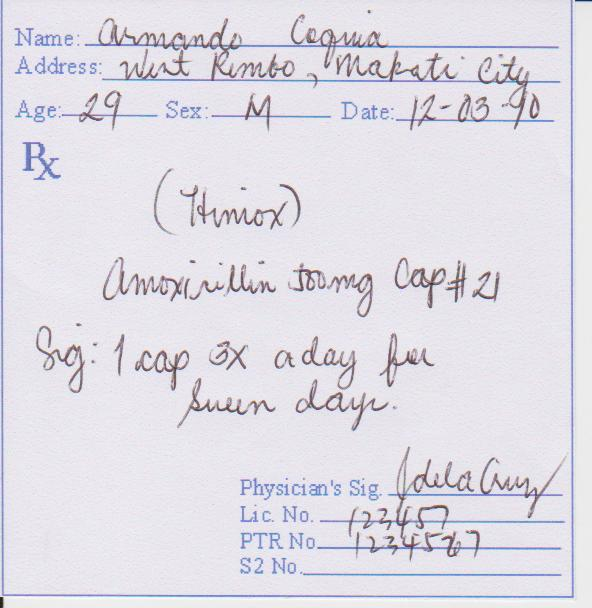
#> input picture Prescription Text Localization and Classification/Prescription_Samples/C/sample1.jpg, 592 x 608 px, found by its file name; its folder holds only this picture in this run
$ python lineremov.py
#> lines starting #> are read from the running program, lines starting #| are printed output that depends on the picture; after the words box and inside, x2 and y2 are one past the last pixel; in counts of white or black regions, pixels touching at a corner belong together
import cv2
import numpy as np
from os import listdir
from os.path import isfile, join
onlyfiles = [f for f in listdir('/home/pooja/Handwritten-and-Printed-Text-Classification-in-Doctors-Prescription/Prescription Text Localization and Classification/Prescription_Samples/C') if isfile(join('/home/pooja/Handwritten-and-Printed-Text-Classification-in-Doctors-Prescription/Prescription Text Localization and Classification/Prescription_Samples/C', f))]
des = '/home/pooja/Handwritten-and-Printed-Text-Classification-in-Doctors-Prescription/Prescription Text Localization and Classification/Prescription_Samples/D/'
des2 = '/home/pooja/Handwritten-and-Printed-Text-Classification-in-Doctors-Prescription/Prescription Text Localization and Classification/Prescription_Samples/E/'
tracker=0
for s in onlyfiles:
	try:
		#s = 'sample6.jpg'
		img = cv2.imread('/home/pooja/Handwritten-and-Printed-Text-Classification-in-Doctors-Prescription/Prescription Text Localization and Classification/Prescription_Samples/C/'+s)
#> img is the input picture: shape (608, 592, 3); mean B, G, R 229.7, 221.3, 223.9
		fram = img.copy()
		#if not img.shape():
		#	continue
		gray=cv2.cvtColor(img,cv2.COLOR_BGR2GRAY)
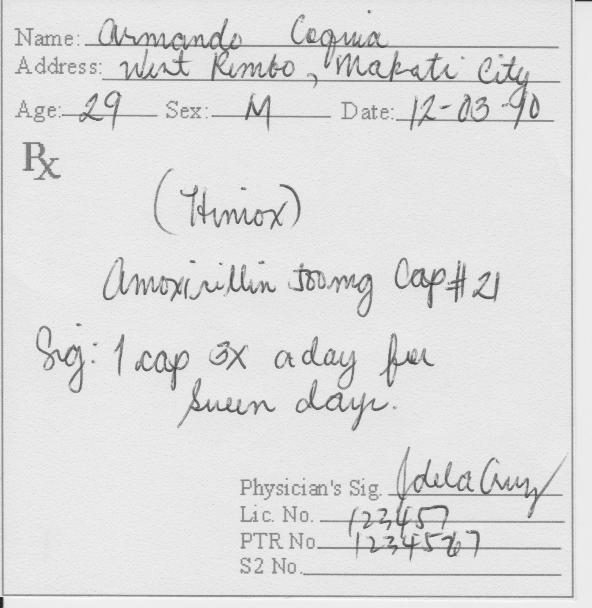
#> gray: shape (608, 592); min 30, max 254, mean 223.2
		cv2.imwrite("gray.jpg",gray)
		linek = np.zeros((11,11),dtype=np.uint8)
		linek[5,...]=1
		cv2.imwrite("link.jpg",linek)
		x=cv2.morphologyEx(gray, cv2.MORPH_OPEN, linek ,iterations=1)
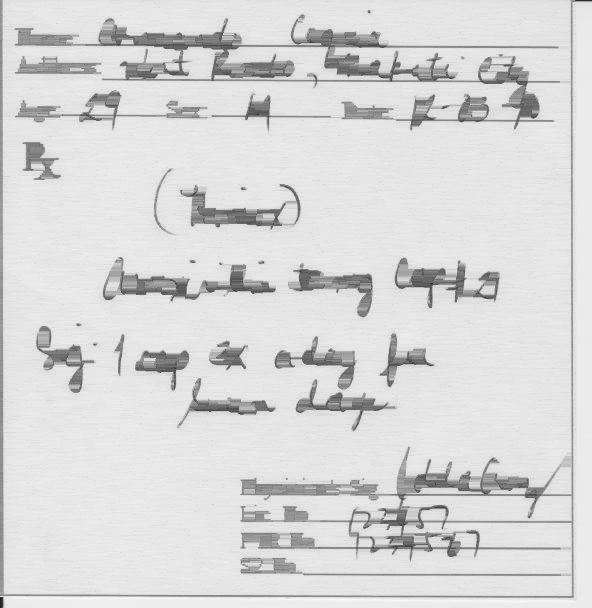
#> x: shape (608, 592); min 30, max 250, mean 216.6
		cv2.imwrite("x.jpg",x)
		gray-=x
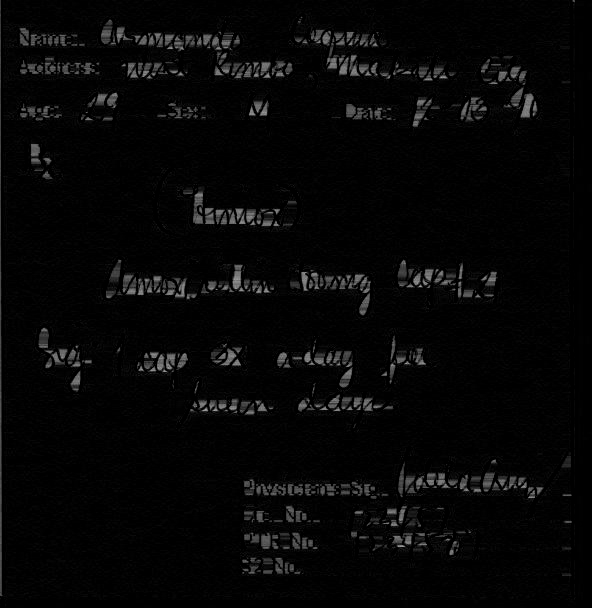
#> gray: shape (608, 592); min 0, max 163, mean 6.5
		cv2.imwrite("final.jpg",gray)
		#ret,gray = cv2.threshold(gray,10,255,cv2.THRESH_BINARY_INV)
			#gray = cv2.adaptiveThreshold(gray,255,cv2.ADAPTIVE_THRESH_GAUSSIAN_C,\
			#            cv2.THRESH_BINARY,11,2)
		kernel = np.ones((5,5), np.uint8)
		ret2,gray = cv2.threshold(gray,10,255,cv2.THRESH_BINARY+cv2.THRESH_OTSU)
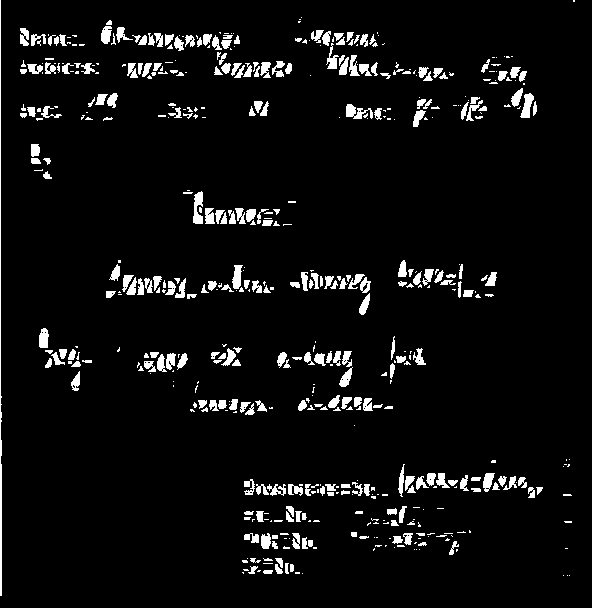
#> gray: shape (608, 592); 5.5% white; 538 white regions (274 under 20 px), largest, box (x1, y1, x2, y2) and area: (0, 0, 2, 596) 755, (193, 191, 203, 224) 227, (346, 104, 373, 119) 215
#> ret2 = 40
		gray = cv2.dilate(gray, kernel, iterations=1)
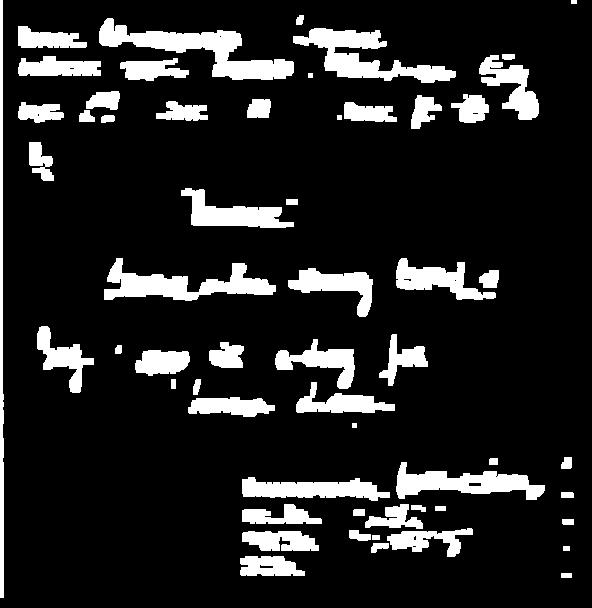
#> gray: shape (608, 592); 13.6% white; 58 white regions
		contours2, hierarchy = cv2.findContours(gray,cv2.RETR_CCOMP,cv2.CHAIN_APPROX_SIMPLE)
#> contours2 = 69 contours, 13 with area under 20; largest, box (x1, y1, x2, y2) and area: (99, 18, 294, 80) 3846, (293, 28, 456, 83) 3150, (104, 258, 276, 301) 3000, (396, 462, 545, 500) 2539, (242, 477, 390, 501) 2037
		x=0
		while x<len(contours2):
					(start_x,start_y,width,height)= cv2.boundingRect(contours2[x])
					cv2.rectangle(img, (start_x,start_y),(width+start_x,height+start_y),(255,0 , 0), 2)
					maskROI = fram[start_y:start_y+height, start_x:start_x+width]
					cv2.imwrite(des2+str(tracker)+".png",maskROI)
					tracker=tracker+1
					x=x+1
#> this loop made 69 passes
#> (start_x, start_y, width, height) on passes 1 to 12: (561, 573, 11, 5), (240, 556, 65, 20), (259, 564, 15, 5), (563, 546, 7, 5), (371, 543, 18, 10), (372, 535, 8, 5), (242, 531, 77, 20), (349, 530, 22, 11), (387, 528, 86, 29), (412, 545, 5, 3), (413, 535, 4, 6), (562, 519, 12, 6)
#> pass 2, `maskROI = fram[start_y:start_y+height, start_x:start_x+width]`:
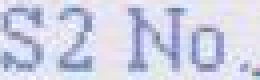
#> maskROI: shape (20, 65, 3) (shown 4 times larger); mean B, G, R 229, 209.3, 206.6
#> after the loop:
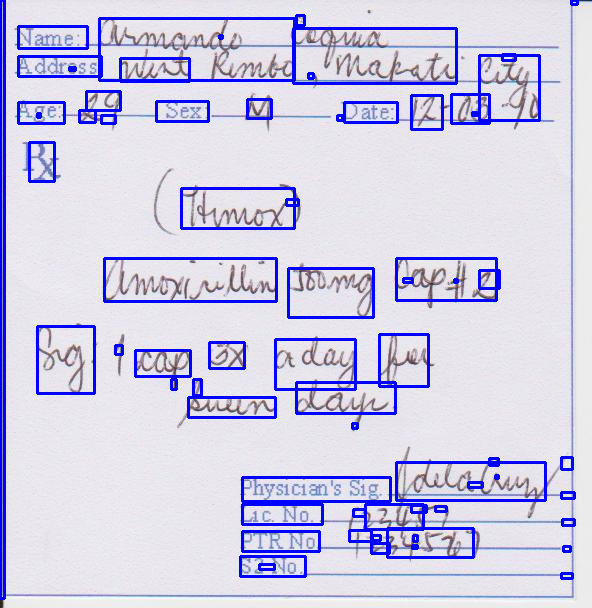
#> img: shape (608, 592, 3); 7.55% of pixels changed, all inside (x1, y1, x2, y2) = (0, 0, 579, 600)
#> after the loop, tracker = 69; x = 69
		ret,gray = cv2.threshold(gray,10,255,cv2.THRESH_BINARY_INV)
#> gray: shape (608, 592); 86.4% white; 58 black regions, largest, box (x1, y1, x2, y2) and area: (99, 18, 294, 80) 4120, (293, 28, 456, 83) 3436, (104, 258, 276, 301) 3253
		#cv2.imshow('gray',gray)
		cv2.imwrite(des+'res'+s,img)
		#cv2.waitKey(0)
	except:
		print(s)

$ run again, on Prescription Text Localization and Classification/Prescription_Samples/C/sample3.png
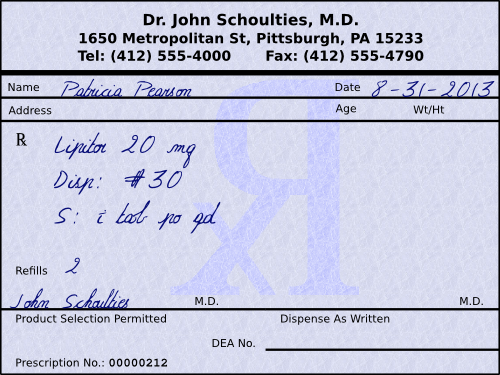
#> input picture Prescription Text Localization and Classification/Prescription_Samples/C/sample3.png, 500 x 375 px, found by its file name
#> img is the input picture: shape (375, 500, 3); mean B, G, R 219.8, 198.2, 195.5
#> `ret2,gray = cv2.threshold(gray,10,255,cv2.THRESH_BINARY+cv2.THRESH_OTSU)`:
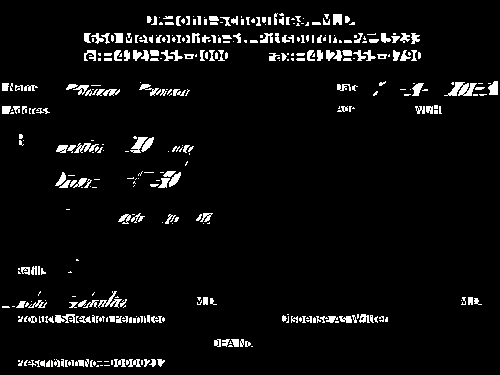
#> gray: shape (375, 500); 5.1% white; 393 white regions (212 under 20 px), largest, box (x1, y1, x2, y2) and area: (444, 82, 477, 96) 252, (98, 291, 122, 308) 135, (130, 137, 148, 153) 126
#> ret2 = 84
#> contours2 = 40 contours, 1 with area under 20; largest, box (x1, y1, x2, y2) and area: (82, 31, 422, 46) 3758, (145, 11, 357, 28) 2416, (267, 48, 423, 63) 1862, (82, 48, 230, 63) 1819, (16, 312, 167, 325) 1510
#> the loop `while x<len(contours2):` made 40 passes
#> (start_x, start_y, width, height) on passes 1 to 8: (16, 357, 151, 12), (212, 337, 43, 12), (280, 312, 110, 13), (16, 312, 151, 13), (459, 295, 25, 12), (195, 295, 24, 12), (70, 294, 8, 5), (67, 289, 62, 21)
#> after the loop `while x<len(contours2):`:
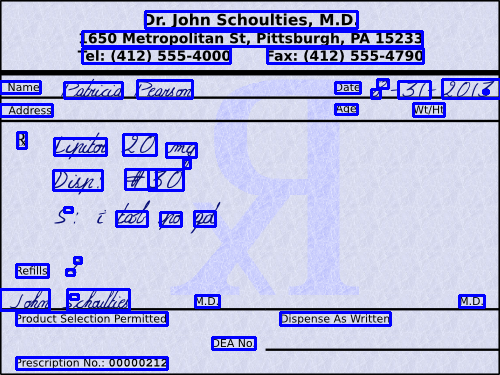
#> img: shape (375, 500, 3); 8.56% of pixels changed, all inside (x1, y1, x2, y2) = (0, 10, 500, 371)
#> after the loop `while x<len(contours2):`: tracker = 40

$ run again, on Prescription Text Localization and Classification/Prescription_Samples/C/sample4.jpg
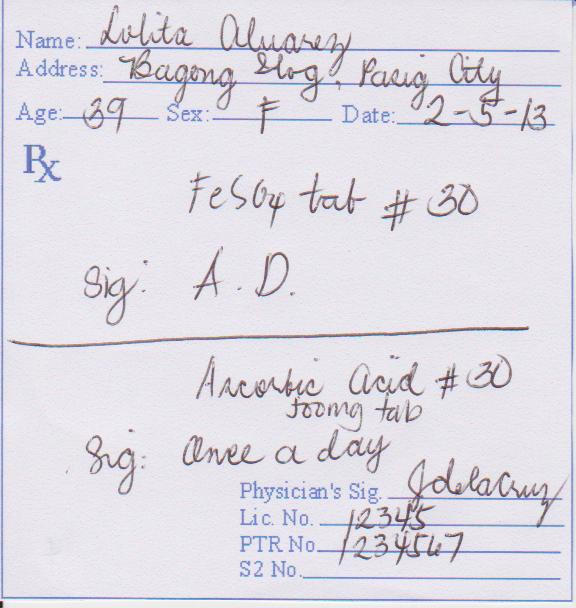
#> input picture Prescription Text Localization and Classification/Prescription_Samples/C/sample4.jpg, 576 x 608 px, found by its file name
#> img is the input picture: shape (608, 576, 3); mean B, G, R 229.1, 220.4, 223.3
#> `ret2,gray = cv2.threshold(gray,10,255,cv2.THRESH_BINARY+cv2.THRESH_OTSU)`:
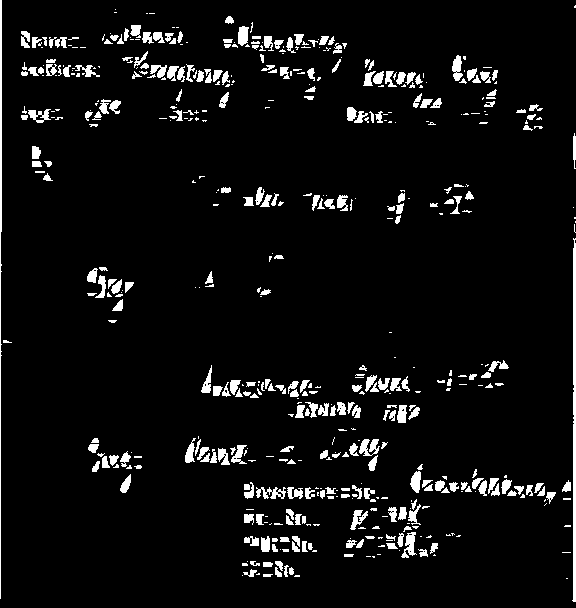
#> gray: shape (608, 576); 5.8% white; 533 white regions (256 under 20 px), largest, box (x1, y1, x2, y2) and area: (572, 238, 576, 602) 1071, (0, 0, 2, 599) 837, (359, 439, 380, 456) 219
#> ret2 = 39
#> contours2 = 90 contours, 13 with area under 20; largest, box (x1, y1, x2, y2) and area: (221, 20, 349, 102) 3194, (199, 363, 363, 420) 3183, (408, 462, 558, 508) 2628, (344, 497, 440, 560) 2330, (242, 480, 390, 504) 2048
#> the loop `while x<len(contours2):` made 90 passes
#> (start_x, start_y, width, height) on passes 1 to 8: (564, 576, 6, 5), (240, 559, 62, 20), (258, 567, 16, 6), (364, 552, 19, 8), (342, 552, 14, 7), (242, 534, 77, 20), (277, 543, 14, 5), (444, 531, 19, 8)
#> after the loop `while x<len(contours2):`:
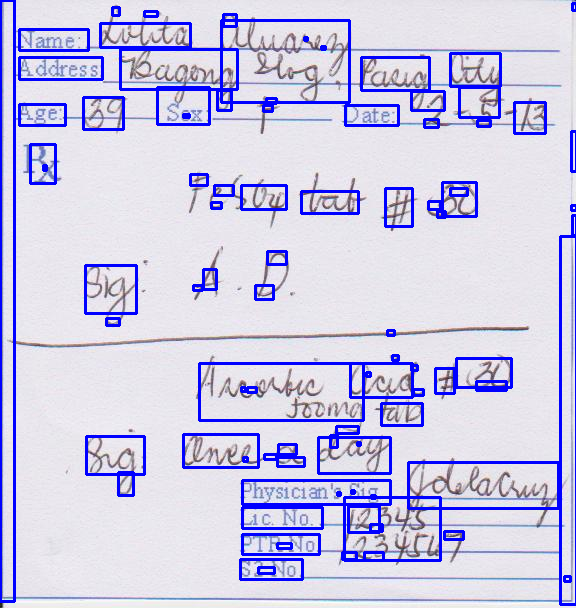
#> img: shape (608, 576, 3); 8.59% of pixels changed, all inside (x1, y1, x2, y2) = (0, 0, 576, 606)
#> after the loop `while x<len(contours2):`: tracker = 90

$ run again, on Prescription Text Localization and Classification/Prescription_Samples/C/sample6.jpg
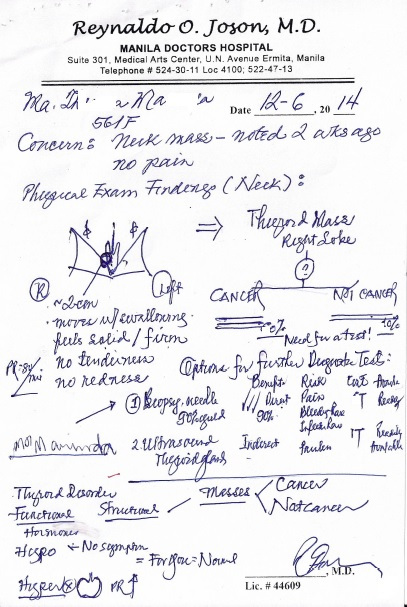
#> input picture Prescription Text Localization and Classification/Prescription_Samples/C/sample6.jpg, 407 x 607 px, found by its file name
#> img is the input picture: shape (607, 407, 3); mean B, G, R 237.9, 234.9, 235.1
#> ret2 = 71
#> contours2 = 81 contours, 5 with area under 20; largest, box (x1, y1, x2, y2) and area: (67, 41, 325, 76) 5925, (179, 348, 391, 424) 4212, (248, 204, 357, 255) 2648, (103, 386, 226, 431) 2248, (132, 434, 227, 483) 2150
#> the loop `while x<len(contours2):` made 81 passes
#> (start_x, start_y, width, height) on passes 1 to 8: (245, 580, 56, 12), (19, 574, 119, 28), (78, 584, 21, 9), (162, 570, 14, 11), (361, 561, 12, 6), (140, 551, 98, 17), (15, 545, 41, 20), (71, 539, 76, 18)
#> after the loop `while x<len(contours2):`:
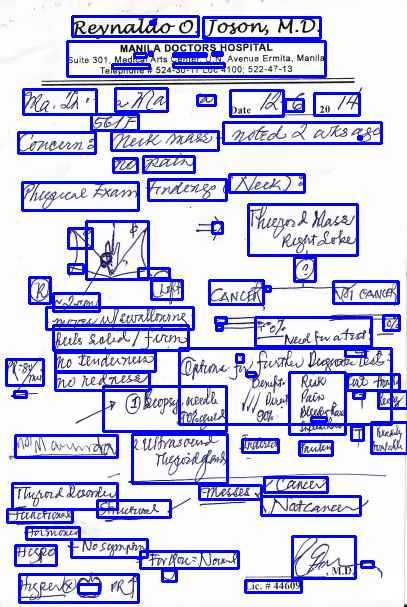
#> img: shape (607, 407, 3); 14.41% of pixels changed, all inside (x1, y1, x2, y2) = (5, 15, 407, 604)
#> after the loop `while x<len(contours2):`: tracker = 81
